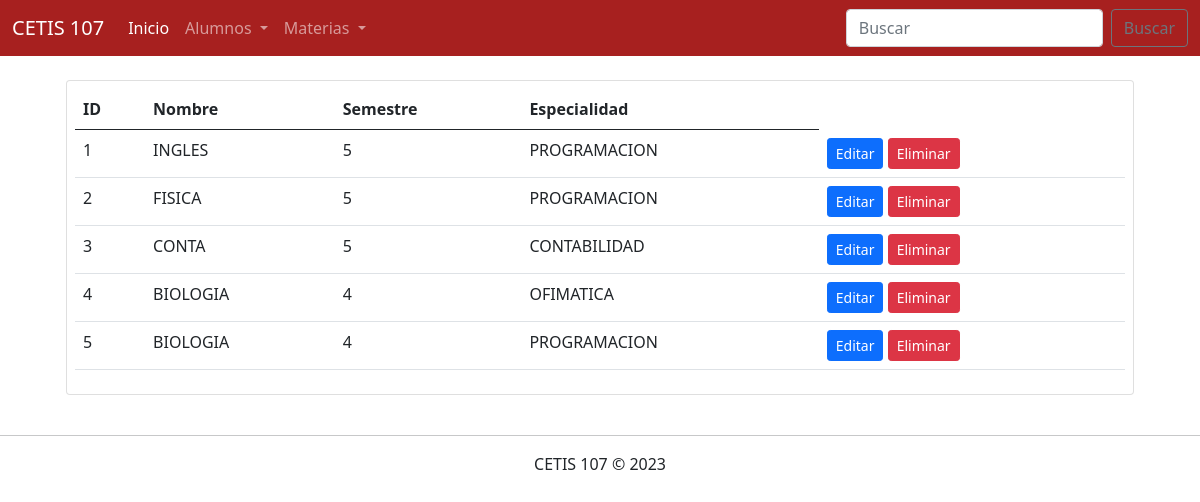
The page /Parcial3/ConsultarMaterias.php on the database as committed earlier.
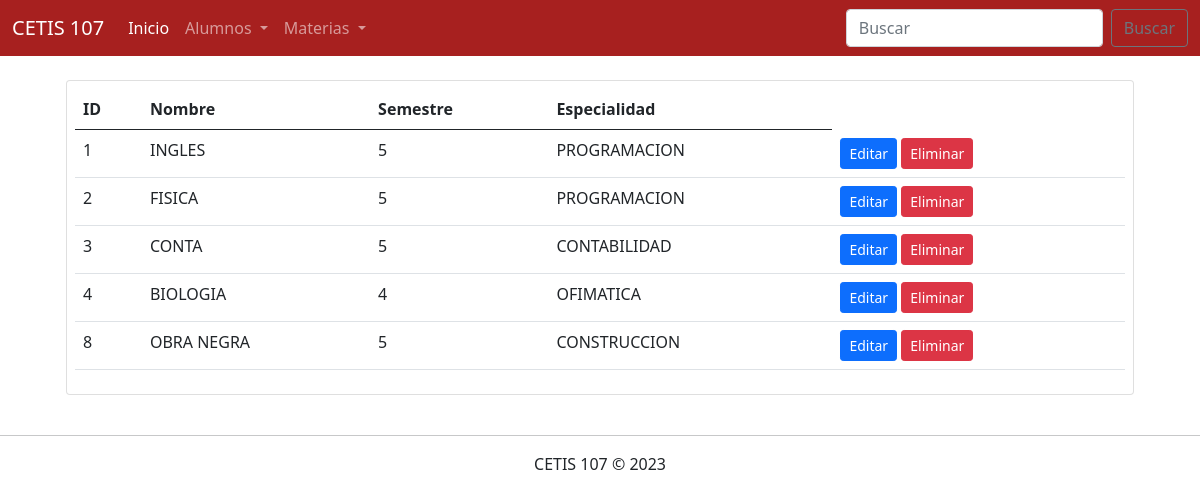
The same page on the database as committed later.
### tables this page shows
CREATE TABLE `materias` (
  `id` int(11) NOT NULL,
  `nombre` varchar(100) NOT NULL,
  `semestre` int(11) NOT NULL,
  `especialidad` varchar(50) NOT NULL
);

### Parcial3/ConsultarMaterias.php (the view, shortened to what this page needs)
<!DOCTYPE html>
<html lang="en">
<head>
    <link rel="stylesheet" href="css/bootstrap.css">
</head>
<body>
    <?php
        include 'menu.php';
        include 'conexion.php';
        $sql = "SELECT * FROM materias";
        $datos = $conexion->query($sql);
    ?>
    <div class="container">
        <div class="row">
            <div class="col-12">
                <?php if($datos->num_rows > 0) { ?>
                <div class="table-responsive card m-4 p-2">
                    <table class="table table-hover">
                        <thead>
                            <tr>
                                <th>ID</th>
                                <th>Nombre</th>
                                <th>Semestre</th>
                                <th>Especialidad</th>
                            </tr>
                        </thead>
                        <tbody>
                            <?php while($registro = $datos->fetch_assoc()){ ?>
                                <tr>
                                    <td><?php echo $registro["id"]; ?></td>
                                    <td><?php echo $registro["nombre"]; ?></td>
                                    <td><?php echo $registro["semestre"]; ?></td>
                                    <td><?php echo $registro["especialidad"]; ?></td>
                                    <td>
                                        <a href="EditarMaterias.php?id=<?php echo $registro["id"]; ?>"  class="btn btn-sm btn-primary">Editar</a>
                                        <a href="EliminarMaterias.php?id=<?php echo $registro["id"]; ?>" class="btn btn-sm btn-danger">Eliminar</a>
                                    </td>
                                </tr>
                            <?php } ?>
                        </tbody>
                    </table>
                </div>
                <?php } else { ?>
                    <h2 class="m-4">No existe datos de alumnos en la base e datos</h2>
                <?php } ?>
            </div>
        </div>
    </div>
    <footer class="text-center">
        <hr>
        CETIS 107 &copy; 2023
    </footer>
</body>
</html>

### Parcial3/menu.php (shortened to what this page needs)
<nav class="navbar navbar-expand-lg navbar-dark" style="background-color: #a7201f;">
  <div class="container-fluid">
    <a class="navbar-brand" href="#">CETIS 107</a>
    <div class="collapse navbar-collapse" id="navbarSupportedContent">
      <ul class="navbar-nav me-auto mb-2 mb-lg-0">
        <li class="nav-item">
          <a class="nav-link active" aria-current="page" href="inicio.php">Inicio</a>
        </li>
        <li class="nav-item dropdown">
          <a class="nav-link dropdown-toggle" href="#" id="navbarDropdown" role="button" data-bs-toggle="dropdown" aria-expanded="false">
            Alumnos
          </a>
        </li>
        <li class="nav-item dropdown">
          <a class="nav-link dropdown-toggle" href="#" id="navbarDropdown" role="button" data-bs-toggle="dropdown" aria-expanded="false">
            Materias
          </a>
        </li>
      </ul>
      <form class="d-flex">
        <input class="form-control me-2" type="search" placeholder="Buscar" aria-label="Search">
        <button class="btn btn-outline-secondary" type="submit">Buscar</button>
      </form>
    </div>
  </div>
</nav>

Rows that differ between the two databases and show on the page:
removed materias: id "5", nombre "BIOLOGIA", semestre "4", especialidad "PROGRAMACION"
added materias: id "8", nombre "OBRA NEGRA", semestre "5", especialidad "CONSTRUCCION"
